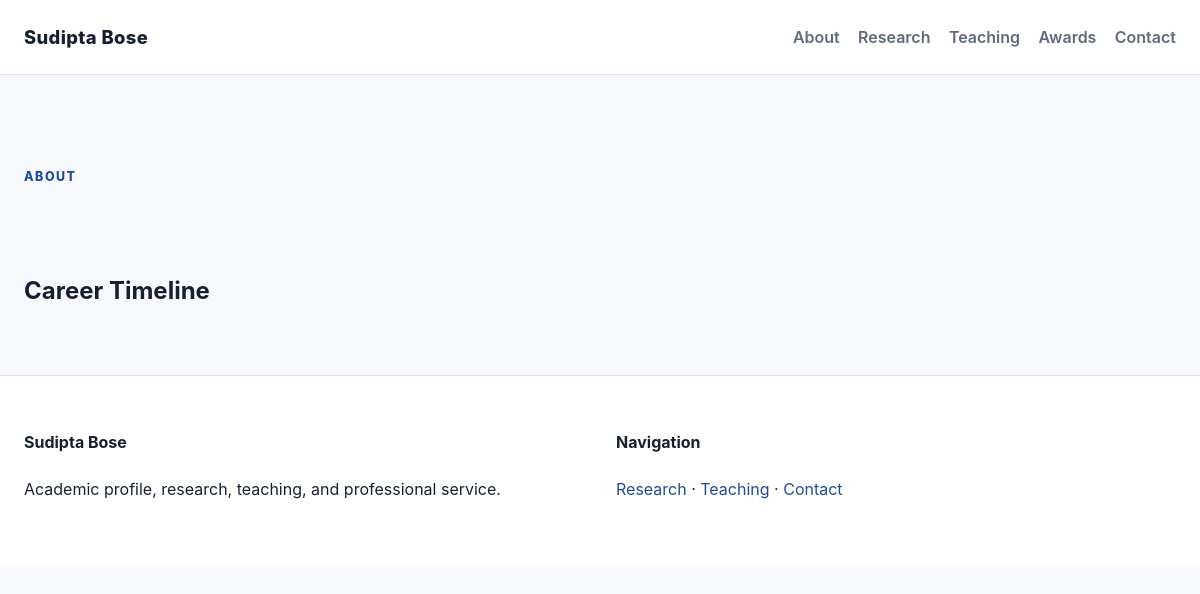
Page /about/ on the earlier database version.
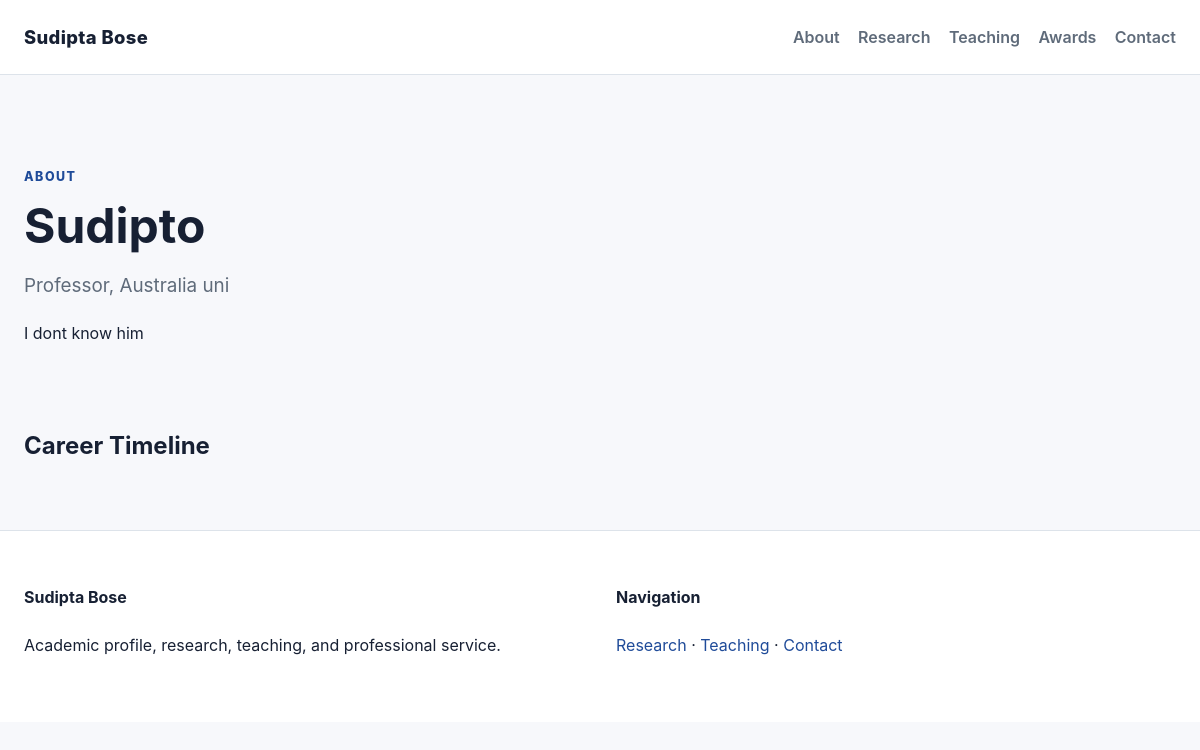
Same page on the later database version.
### website/models.py (models this page shows, shortened)
class SiteProfile(models.Model):
    full_name = models.CharField(max_length=200)
    title = models.CharField(max_length=200)
    institution = models.CharField(max_length=200, blank=True)
    bio = models.TextField()
    research_interests = models.TextField(blank=True)
    skills = models.CharField(max_length=255, blank=True)
    email = models.EmailField(blank=True)
    scholar_url = models.URLField(blank=True)
    orcid_url = models.URLField(blank=True)
    linkedin_url = models.URLField(blank=True)
    class Meta:
        verbose_name = 'Site Profile'
        verbose_name_plural = 'Site Profile'

### website/views.py (the view)
# urls.py: path('about/', views.about, name='about'),
def about(request):
    return render(request, 'website/about.html', {
        'profile': SiteProfile.objects.first(),
        'experiences': Experience.objects.all(),
    })

### website/templates/website/about.html (shortened to what this page needs)
{% extends "website/base.html" %}
{% block content %}
<section class="page-hero container narrow">
    <p class="eyebrow">About</p>
    <h1>{{ profile.full_name }}</h1>
    <p class="lead">{{ profile.title }}{% if profile.institution %}, {{ profile.institution }}{% endif %}</p>
    <p>{{ profile.bio }}</p>
</section>
<section class="section container narrow">
    <h2>Career Timeline</h2>
</section>
{% endblock %}

Differences in the rows shown:
added SiteProfile: full_name "Sudipto", title "Professor", institution "Australia uni", bio "I dont know him"
